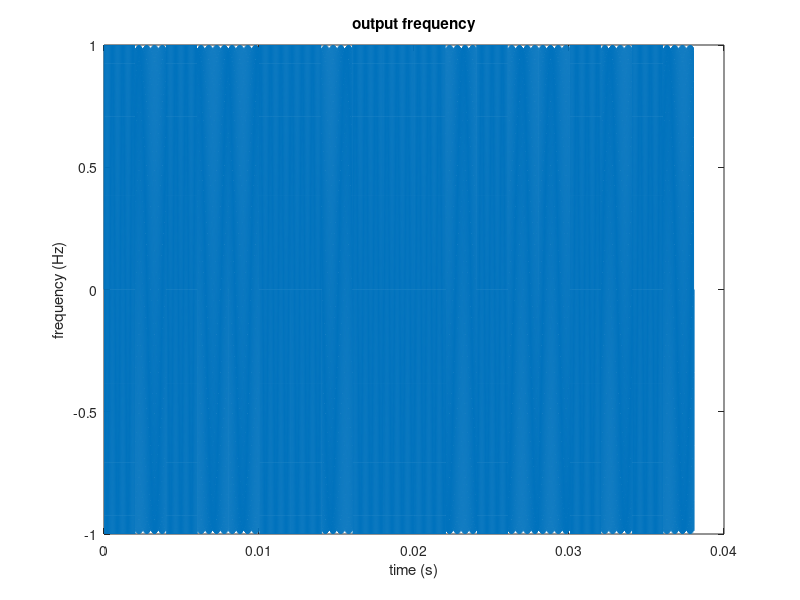
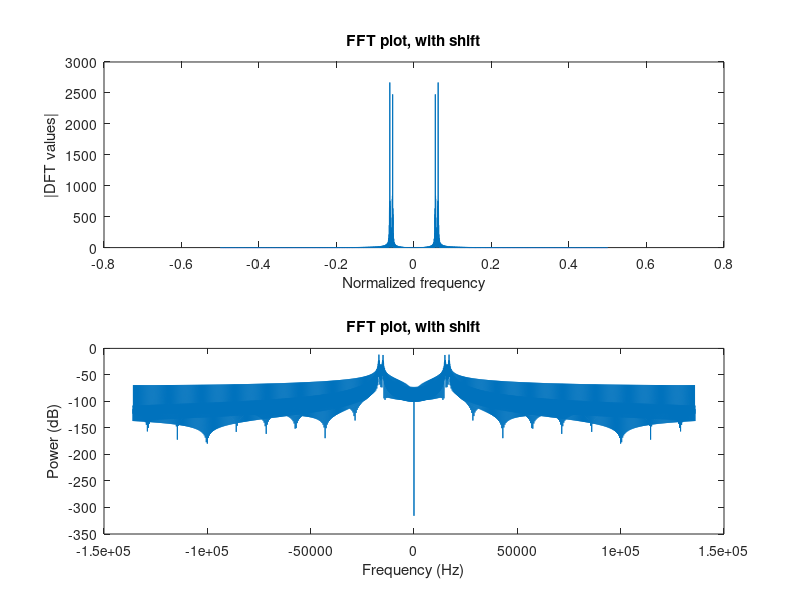
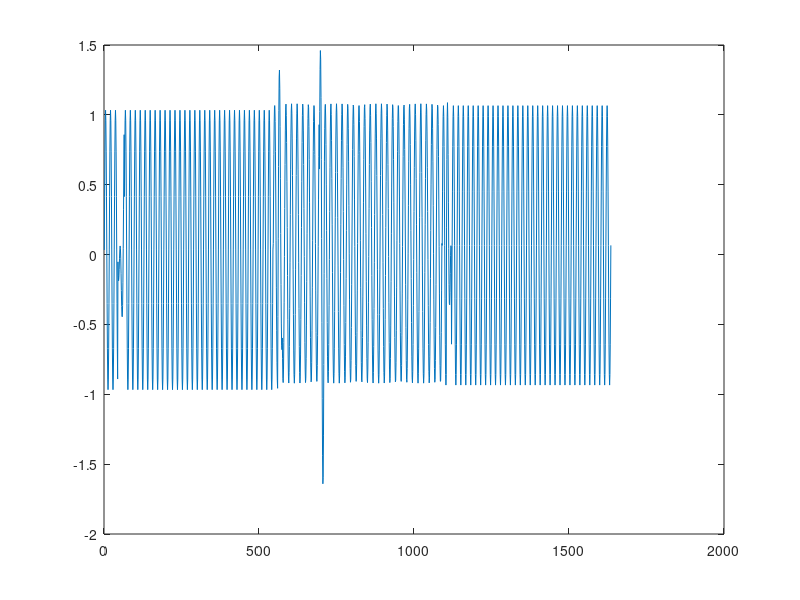

Here is the MATLAB script that generated these plots, in order:
%% Sending data packet
% data frame information
bit_duration = 2*.001; % s

% high = 1 bit, low = 0 bit
hf = 17000;
lf = 15000;
% sampling rate * oversample
fs = 16*hf;

preamble = [1, 0, 1];
header = [0, 0, 1];
code = [1, 0, 1, 1, 1];
dist = [0, 1, 0, 0, 1, 0, 1, 0];

packet = [preamble, header, code, dist];

% convert into frequencies (Hz)
packet = ( abs(hf - lf) .* packet ) + lf;

ff = zeros(1, round(fs*bit_duration)*length(packet));

phase = 0;

for i = 1:length(packet)
    % for each data bit, transmit the corrisponding frequency for T seconds
    t = 0:1/fs:bit_duration;
    f = sin(2*pi*packet(i).*t + phase);
    
    % old phase is old phase plus new component (at end of sin wave)
    phase = phase + 2*pi*packet(i)*bit_duration;
    
    % combine into total length plot
    start_leg = length(t)*(i-1) + 1; % sub 1 to start i from 0, add 1 to start from 1 again
    end_leg = length(t)*(i);
    ff(start_leg:end_leg) = f;
        
end

% output audio
sound(ff, fs)

% audiowrite('syn-HF-17-LF-15-DUR-1ms.wav', ff, fs);

%% Plots of data

tt = (1:length(ff)).*(1/fs);

figure
plot(tt, ff)
title('output frequency')
xlabel('time (s)')
ylabel('frequency (Hz)')

FF = fftshift(fft(ff));
nn = (-length(FF)/2:length(FF)/2-1)/length(FF);

figure
subplot(2,1,1)
plot(nn, abs(FF))
title('FFT plot, with shift')
xlabel('Normalized frequency')
ylabel('|DFT values|')

power = FF.*conj(FF)/(length(FF)*length(ff));

subplot(2,1,2)
plot((nn.*fs), 10*log10(power))
title('FFT plot, with shift')
xlabel('Frequency (Hz)')
ylabel('Power (dB)')



%% Sending data packet WITH NOISE
% data frame information
bit_duration = 2*.001; % s

% high = 1 bit, low = 0 bit
hf = 17000;
lf = 15000;
% sampling rate * oversample
fs = 16*hf;

preamble = [1, 0, 1];
% header = [0, 0, 1];
% code = [1, 0, 1, 1, 1];
% dist = [0, 1, 0, 0, 1, 0, 1, 0];

% packet = [preamble, header, code, dist];
packet = preamble;

% convert into frequencies (Hz)
packet = ( abs(hf - lf) .* packet ) + lf;

ff = zeros(1, round(fs*bit_duration)*length(packet));

phase = 0;

for i = 1:length(packet)
    % for each data bit, transmit the corrisponding frequency for T seconds
    t = 0:1/fs:bit_duration;
    f = sin(2*pi*packet(i).*t + phase) + rand()/10;
    
    if (i == 2)
        disp(i)
        bd = bit_duration;
        f(15:30) = f(15:30) + sin(2*pi*18000.*(15/fs:1/fs:30/fs) + phase);
    end
    
    if (i == 2)
        disp(i)
        bd = bit_duration;
        f(150:165) = f(150:165) + sin(2*pi*18000.*(150/fs:1/fs:165/fs) + phase);
    end
    
    if (i == 3)
        disp(i)
        bd = bit_duration;
        f(15:30) = f(15:30) + sin(2*pi*21000.*(15/fs:1/fs:30/fs) + phase);
    end
    
    if (i == 1)
        disp(i)
        bd = bit_duration;
        f(45:65) = f(45:65) + sin(2*pi*14000.*(45/fs:1/fs:65/fs) + phase);
    end
    
    % old phase is old phase plus new component (at end of sin wave)
    phase = phase + 2*pi*packet(i)*bit_duration;
    
    % combine into total length plot
    start_leg = length(t)*(i-1) + 1; % sub 1 to start i from 0, add 1 to start from 1 again
    end_leg = length(t)*(i);
    ff(start_leg:end_leg) = f;
    
end

figure
plot(1:length(ff), ff)

sound(ff,fs)

% output audio
audiowrite('syn-pulse-18-HF-17-LF-16-DUR-1ms.wav', ff, fs);



